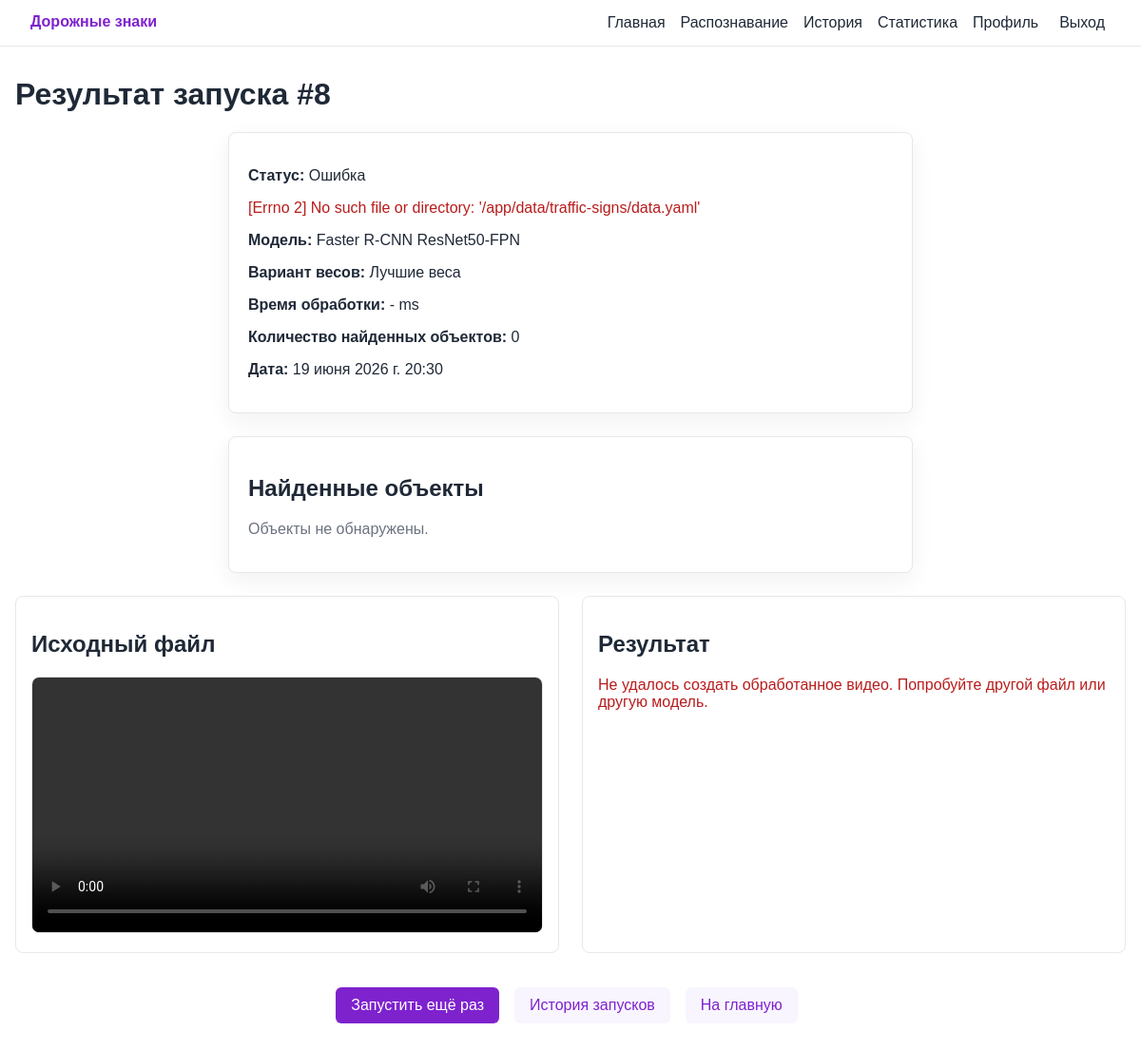
The app's page /runs/8/ (signed in) with its own data.
### detection/models.py (models this page shows, shortened)
class DetectionRun(models.Model):
    IMAGE = "image"
    VIDEO = "video"
    FILE_TYPE_CHOICES = [(IMAGE, "Изображение"), (VIDEO, "Видео")]
    CREATED = "created"
    PROCESSING = "processing"
    DONE = "done"
    FAILED = "failed"
    STATUS_CHOICES = [
        (CREATED, "Создано"),
        (PROCESSING, "Обрабатывается"),
        (DONE, "Готово"),
        (FAILED, "Ошибка"),
    ]
    BEST = "best"
    LAST = "last"
    WEIGHT_VARIANT_CHOICES = [
        (BEST, "Лучшие веса"),
        (LAST, "Последние веса"),
    ]
    user = models.ForeignKey(settings.AUTH_USER_MODEL, on_delete=models.CASCADE)
    model_weight = models.ForeignKey(ModelWeight, on_delete=models.PROTECT)
    input_file = models.FileField(upload_to="uploads/%Y/%m/%d/")
    output_file = models.FileField(upload_to="results/%Y/%m/%d/", blank=True)
    file_type = models.CharField(max_length=10, choices=FILE_TYPE_CHOICES)
    confidence = models.FloatField()
    image_size = models.PositiveIntegerField()
    weight_variant = models.CharField(max_length=8, choices=WEIGHT_VARIANT_CHOICES, default=BEST)
    used_weights_path = models.CharField(max_length=255, blank=True)
    detections_count = models.PositiveIntegerField(default=0)
    detected_classes = models.JSONField(default=dict, blank=True)
    latency_ms = models.FloatField(null=True, blank=True)
    status = models.CharField(max_length=16, choices=STATUS_CHOICES, default=CREATED)
    error_message = models.TextField(blank=True)
    created_at = models.DateTimeField(auto_now_add=True)
    updated_at = models.DateTimeField(auto_now=True)
    class Meta:
        ordering = ["-created_at"]

class ModelWeight(models.Model):
    ULTRALYTICS = "ultralytics"
    TORCHVISION_FASTERRCNN = "torchvision_fasterrcnn"
    MODEL_TYPE_CHOICES = [
        (ULTRALYTICS, "Ultralytics YOLO/RT-DETR"),
        (TORCHVISION_FASTERRCNN, "Torchvision Faster R-CNN"),
    ]
    HIGH = "high"
    MEDIUM = "medium"
    LOW = "low"
    QUALITY_CHOICES = [
        (HIGH, "Высокое качество"),
        (MEDIUM, "Среднее качество"),
        (LOW, "Низкое качество"),
    ]
    title = models.CharField(max_length=120, unique=True)
    model_type = models.CharField(max_length=32, choices=MODEL_TYPE_CHOICES)
    weights_path = models.CharField(max_length=255)
    best_weights_path = models.CharField(max_length=255, blank=True)
    last_weights_path = models.CharField(max_length=255, blank=True)
    image_size = models.PositiveIntegerField(default=640)
    default_conf = models.FloatField(default=0.5)
    quality_label = models.CharField(max_length=16, choices=QUALITY_CHOICES, default=MEDIUM)
    is_active = models.BooleanField(default=True)
    created_at = models.DateTimeField(auto_now_add=True)
    class Meta:
        ordering = ["title"]

### detection/views.py (the view)
# urls.py: path("runs/<int:run_id>/", views.run_detail, name="run_detail"),
@login_required
def run_detail(request, run_id: int):
    run = get_object_or_404(DetectionRun, id=run_id)
    if run.user_id != request.user.id:
        raise Http404("Запуск не найден.")
    return render(
        request,
        "detection/run_detail.html",
        {"run": run, "detected_classes_display": display_detected_classes(run.detected_classes)},
    )

### detection/views.py (called while the page is built)
def display_detected_classes(detected_classes: dict) -> list[tuple[str, int]]:
    return sorted(
        ((get_display_class_name(class_name), count) for class_name, count in (detected_classes or {}).items()),
        key=lambda item: item[1],
        reverse=True,
    )

### templates/detection/run_detail.html (shortened to what this page needs)
{% extends "base.html" %}
{% block content %}
<h1>Результат запуска #{{ run.id }}</h1>
<div class="panel">
  <p><strong>Статус:</strong> {{ run.get_status_display }}</p>
  {% if run.error_message %}<p class="error">{{ run.error_message }}</p>{% endif %}
  <p><strong>Модель:</strong> {{ run.model_weight.title }}</p>
  <p><strong>Вариант весов:</strong> {{ run.get_weight_variant_display }}</p>
  <p><strong>Время обработки:</strong> {{ run.latency_ms|default:"-" }} ms</p>
  <p><strong>Количество найденных объектов:</strong> {{ run.detections_count }}</p>
  <p><strong>Дата:</strong> {{ run.created_at }}</p>
</div>
<section class="panel">
  <h2>Найденные объекты</h2>
  {% if detected_classes_display %}
    <ul class="class-list">
      {% for class_name, count in detected_classes_display %}
        <li><span>{{ class_name }}</span><strong class="count-badge">{{ count }}</strong></li>
      {% endfor %}
    </ul>
  {% else %}
    <p class="muted">Объекты не обнаружены.</p>
  {% endif %}
</section>
<div class="media-grid">
  <section>
    <h2>Исходный файл</h2>
    {% if run.file_type == "image" %}
      <img src="{{ run.input_file.url }}" alt="Исходное изображение">
    {% else %}
      <video controls preload="metadata">
        <source src="{{ run.input_file.url }}" type="video/mp4">
      </video>
    {% endif %}
  </section>
  {% if run.output_file %}
    <section>
      <h2>Результат</h2>
      {% if run.file_type == "image" %}
        <img src="{{ run.output_file.url }}" alt="Результат распознавания">
      {% else %}
        <video controls preload="metadata">
          <source src="{{ run.output_file.url }}" type="video/mp4">
          Ваш браузер не поддерживает воспроизведение видео.
        </video>
      {% endif %}
    </section>
  {% elif run.file_type == "video" and run.status == "failed" %}
    <section>
      <h2>Результат</h2>
      <p class="error">Не удалось создать обработанное видео. Попробуйте другой файл или другую модель.</p>
    </section>
  {% endif %}
</div>
<div class="action-row">
  <a class="button" href="{% url 'detect' %}">Запустить ещё раз</a>
  <a class="button secondary" href="{% url 'history' %}">История запусков</a>
  <a class="button secondary" href="{% url 'home' %}">На главную</a>
</div>
{% endblock %}

### static/css/styles.css (style rules this page uses)
:root { --accent: #7e22ce; --accent-dark: #581c87; --text: #1f2937; --muted: #6b7280; --border: #e5e7eb; --bg: #ffffff; --soft: #f8f5ff; }
* { box-sizing: border-box; }
body { margin: 0; color: var(--text); background: var(--bg); font-family: Arial, sans-serif; }
.button { display: inline-block; padding: 10px 16px; margin: 8px 8px 8px 0; color: #fff; background: var(--accent); border: 0; border-radius: 6px; text-decoration: none; cursor: pointer; }
.button.secondary { color: var(--accent); background: var(--soft); }
.form, .panel { max-width: 720px; margin: 0 auto 24px; padding: 20px; border: 1px solid var(--border); border-radius: 8px; background: #fff; }
.panel { box-shadow: 0 8px 24px rgba(31, 41, 55, 0.06); }
.error, .message.error { color: #b91c1c; }
.media-grid { display: grid; grid-template-columns: repeat(2, minmax(0, 1fr)); gap: 24px; margin-top: 24px; }
.media-grid section { padding: 16px; border: 1px solid var(--border); border-radius: 8px; background: #fff; }
.media-grid img, .media-grid video { width: 100%; border: 1px solid var(--border); border-radius: 8px; max-height: 720px; object-fit: contain; }
.action-row { display: flex; justify-content: center; flex-wrap: wrap; gap: 8px; margin: 28px auto 0; }
.muted, .technical { color: var(--muted); }

### records on screen
DetectionRun: id "8", status "Ошибка", error_message "[Errno 2] No such file or directory: '/app/data/traffic-signs/data.yaml'", model_weight "Faster R-CNN ResNet50-FPN", weight_variant "Лучшие веса", latency_ms "-", detections_count "0", created_at "19 июня 2026 г. 20:30"
